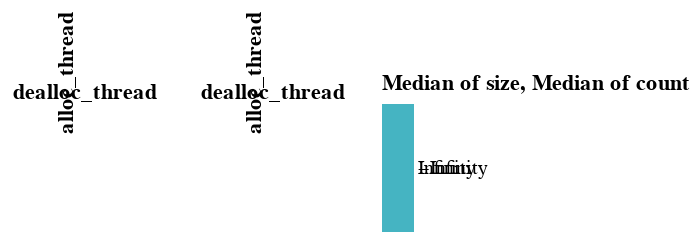

The specification (Vega-Lite) saved for this image:
### Vega-Lite specification from a JSON file in a GitHub repository (floating-point values rounded to 4 significant figures)
{"$schema": "https://vega.github.io/schema/vega-lite/v5.json", "data": {"name": "table"}, "width": "container", "height": "container", "columns": 2, "concat": [{"mark": "rect", "width": "container", "encoding": {"y": {"field": "alloc_thread", "type": "nominal"}, "x": {"field": "dealloc_thread", "type": "ordinal"}, "color": {"aggregate": "median", "field": "size"}}}, {"mark": "rect", "encoding": {"y": {"field": "alloc_thread", "type": "nominal"}, "x": {"field": "dealloc_thread", "type": "ordinal"}, "color": {"aggregate": "median", "field": "count"}}}], "config": {"axis": {"grid": true, "tickBand": "extent"}}}
